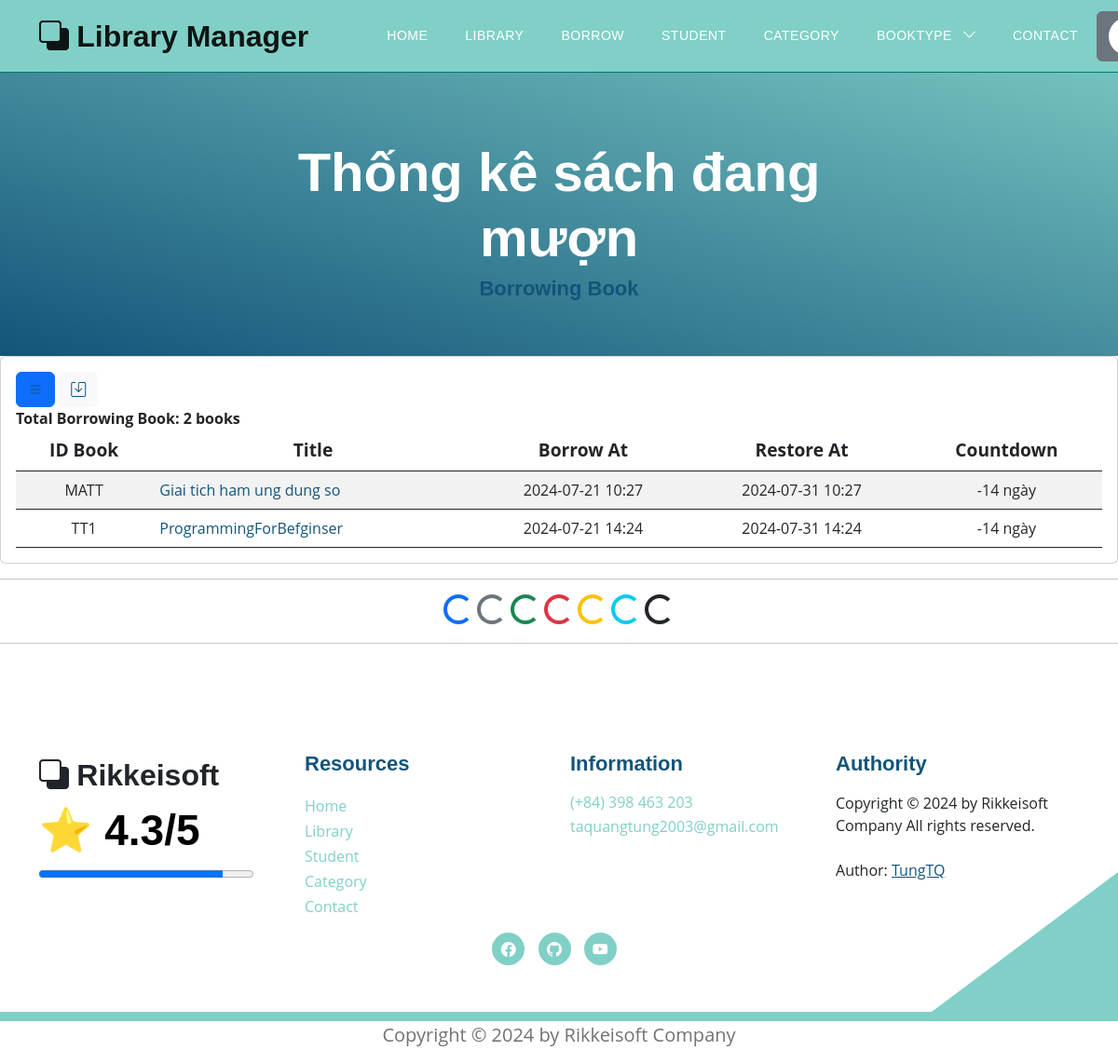
/books/all_borrowed_book (signed in), run on an earlier commit of the app's database.
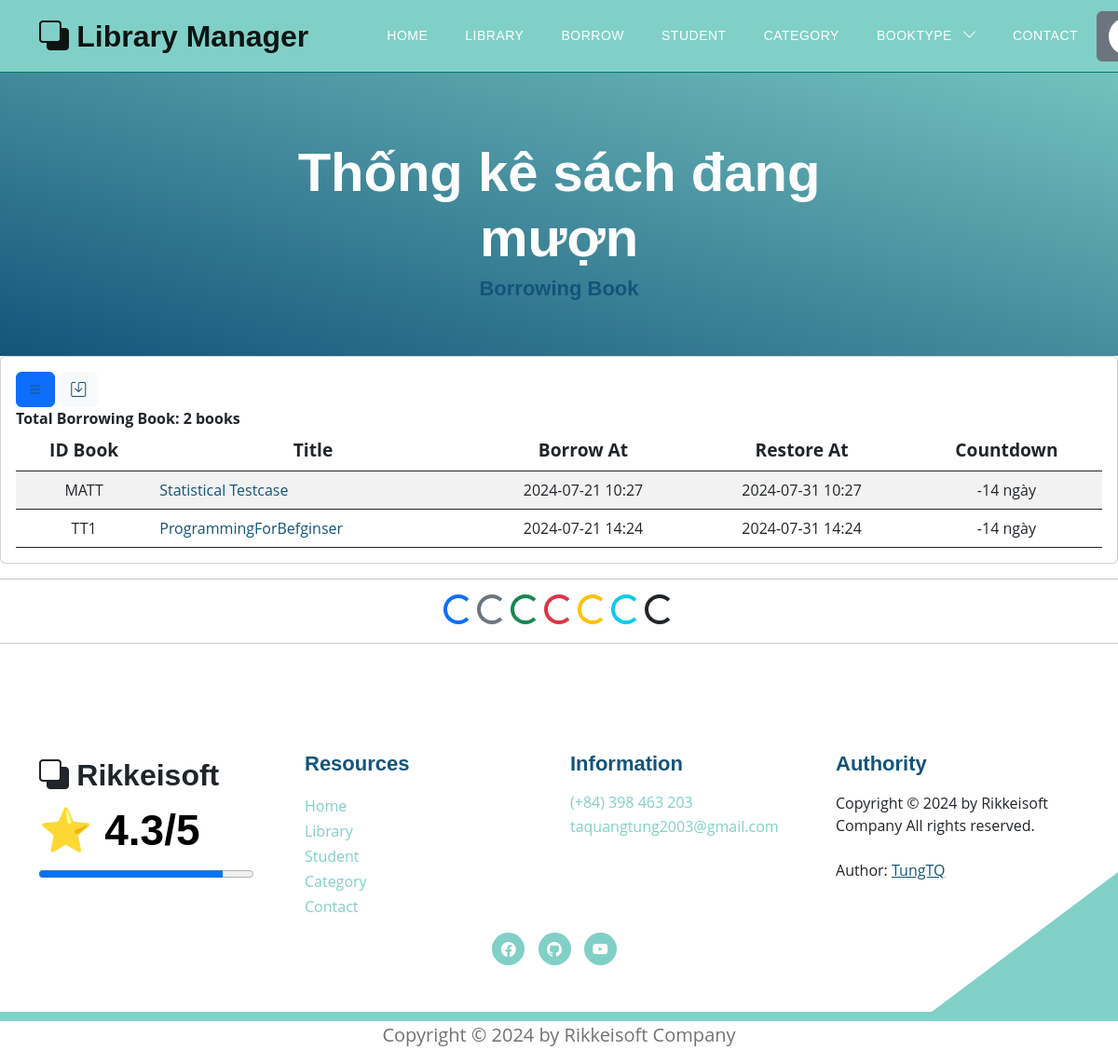
And on a later commit of the database.
### models.py (models this page shows)
class BorrowBook(Base):
    __tablename__ = 'borrow'
    id = Column(Integer, primary_key=True, autoincrement=True)          # Khóa chính mới
    book_id = Column(String(30), ForeignKey('books.id_book'), nullable=False)
    username_id = Column(String(50), index=True)
    borrow_at = Column(DateTime, index=True)
    borrow_predict = Column(DateTime, index=True)
    borrow_actual = Column(DateTime, index=True)
    status = Column(Integer, index=True, default=0)
    book_borrow = relationship("Book", back_populates="borrows")

class Book(Base):
    __tablename__ = 'books'
    username_id = Column(String(30), ForeignKey('users.username'), nullable=False)
    id_book = Column(String(30), primary_key=True, unique=True, index=True)         # Số thứ tự sách
    title = Column(String(100), index=True)      # Tiêu đề sách
    author = Column(String(100), index=True)     # Tác giả
    year = Column(Integer)                  # Năm xuất bản
    quantity_amount = Column(Integer, index=True, default=0)
    category_id = Column(String(10), ForeignKey('category.category_id'), nullable=False)
    insert_at = Column(DateTime, index=True)
    insert_id = Column(String(30), index=True)
    update_at = Column(DateTime,index=True)
    update_id = Column(String(30), index=True)
    delete_at = Column(DateTime,index=True)
    delete_id = Column(String(30), index=True)
    delete_flag = Column(Integer, index=True)
    image_book = Column(String(100), index=True, nullable=True)         # Đường dẫn tới ảnh của sách
    pdf_book = Column(String(100), index=True, nullable=True)           # Đường dẫn tới file PDF của sách
    user = relationship("User", back_populates="books")
    category = relationship("Category", back_populates="category_books")
    borrows = relationship("BorrowBook", back_populates="book_borrow")
    borrowfinal = relationship("BorrowBookFinal", back_populates="book_borrow_final")
    comments = relationship("CommentBook", back_populates="book")

### routers/borrow.py (the view)
@router.get('/books/all_borrowed_book', response_class=HTMLResponse)
async def show_all_borrowed_book(request: Request, token: str = Cookie(None), db: Session = Depends(models.get_db)):
    mean_star = function.get_mean_star(db)
    all_category2 = db.query(models.Category).filter(models.Category.delete_flag != 1).all()
    if token:
        decodeJSON = jwt.decode(token, "secret", algorithms=["HS256"])
        username = decodeJSON["username"]
        user = function.get_user(db, username)
        if user.role != 2:
            borrowing_book = (db.query(models.BorrowBook, models.BorrowBook.book_id, models.Book.title,
                                    models.BorrowBook.borrow_at, models.BorrowBook.borrow_predict)
                            .join(models.Book, models.BorrowBook.book_id == models.Book.id_book)
                            .filter(models.BorrowBook.username_id == username, models.BorrowBook.status == 1)
                            .order_by(models.BorrowBook.book_id)
                            .all())
            current_time = datetime.datetime.now()
            total_borrowing_books = len(borrowing_book)
            return templates.TemplateResponse("books/book_borrowing.html", {"request": request,
                                                                    "borrowing_book": borrowing_book,
                                                                    "total_borrowing_books": total_borrowing_books,
                                                                    "current_time": current_time,
                                                                    "user": user,
                                                                    "mean_star": mean_star,
                                                                    "all_category2": all_category2})
        else:
            all_borrowed_books = db.query(models.BorrowBook).filter(models.BorrowBook.status == 1).order_by(models.BorrowBook.borrow_at).all()
            total_borrowed_books = len(all_borrowed_books)
            current_time = datetime.datetime.now()
            return templates.TemplateResponse("books/book_borrowing.html", {"request": request,
                                                                    "borrowed_book": all_borrowed_books,
                                                                    "total_borrowed_books": total_borrowed_books,
                                                                    "user": user,
                                                                    "current_time": current_time,
                                                                    "mean_star": mean_star,
                                                                    "all_category2": all_category2})
    else:
        return templates.TemplateResponse("errors/error_template.html", {"request": request,
                                                                  "mean_star": mean_star,
                                                                  "error": "Page Not Found"})

### templates/books/book_borrowing.html (shortened to what the changed rows need)
{% extends "base.html" %}
{% block content %}
<section class="hero-section d-flex justify-content-center align-items-center" id="section_1"
    style="padding-bottom: 50px;">
    <div class="container">
        <div class="row">
            <div class="col-lg-8 col-12 mx-auto">
                <h1 class="text-white text-center"> Thống kê sách đang mượn </h1>
            </div>
        </div>
    </div>
</section>
<div class="card card-table comman-shadow">
    <div class="card-body">
        <div class="table-responsive">
            <div id="DataTables_Table_0_wrapper" class="dataTables_wrapper no-footer">
                <table
                    class="table border-0 star-student table-hover table-center mb-0 datatable table-striped dataTable no-footer"
                    id="DataTables_Table_0" aria-describedby="DataTables_Table_0_info">
                    <thead class="student-thread">
                        <tr style="text-align: center; font-size:larger;">
                            <th rowspan="1" colspan="1"
                                aria-label="ID: activate to sort column ascending">ID Book</th>
                            {% if user.role != 2 %}
                                <th rowspan="1" colspan="1"
                                    aria-label="Title: activate to sort column ascending">Title</th>
                                <th rowspan="1" colspan="1"
                                    aria-label="BorrowAt: activate to sort column ascending">Borrow At</th>
                                <th rowspan="1" colspan="1"
                                    aria-label="RestoreAt: activate to sort column ascending">Restore At</th>
                                <th rowspan="1" colspan="1"
                                    aria-label="LimitPeople: activate to sort column ascending">Countdown</th>
                            {% endif %}
                        </tr>
                    </thead>
                    <tbody>
                        <form action="">
                        {% if user.role != 2 %}
                            {% for book in borrowing_book %}
                                <tr class="{% if loop.index is even %} even {% else %}odd{% endif %}">
                                    <td style="text-align: center;">{{ book.book_id }}</td>
                                    <td> <a href="/books/detail_book?choice_book={{book.book_id}}">{{ book.title }}</a></td>
                                    <td style="text-align: center;">{{ book.borrow_at.strftime('%Y-%m-%d %H:%M') }}</td>
                                    <td style="text-align: center;">{{ book.borrow_predict.strftime('%Y-%m-%d %H:%M') }}</td>
                                    <td style="text-align: center;">
                                        {% set remaining_days = (book.BorrowBook.borrow_predict - current_time).days %}
                                            {{ remaining_days }} ngày
                                    </td>
                                </tr>
                            {% endfor %}
                        {% endif %}
                        </form>
                    </tbody>
                </table>
            </div>
        </div>
    </div>
</div>
{% endblock content %}

What changed in the data, as far as the page shows it:
changed through a linked row, BorrowBook "MATT": title "Giai tich ham ung dung so" → "Statistical Testcase"
